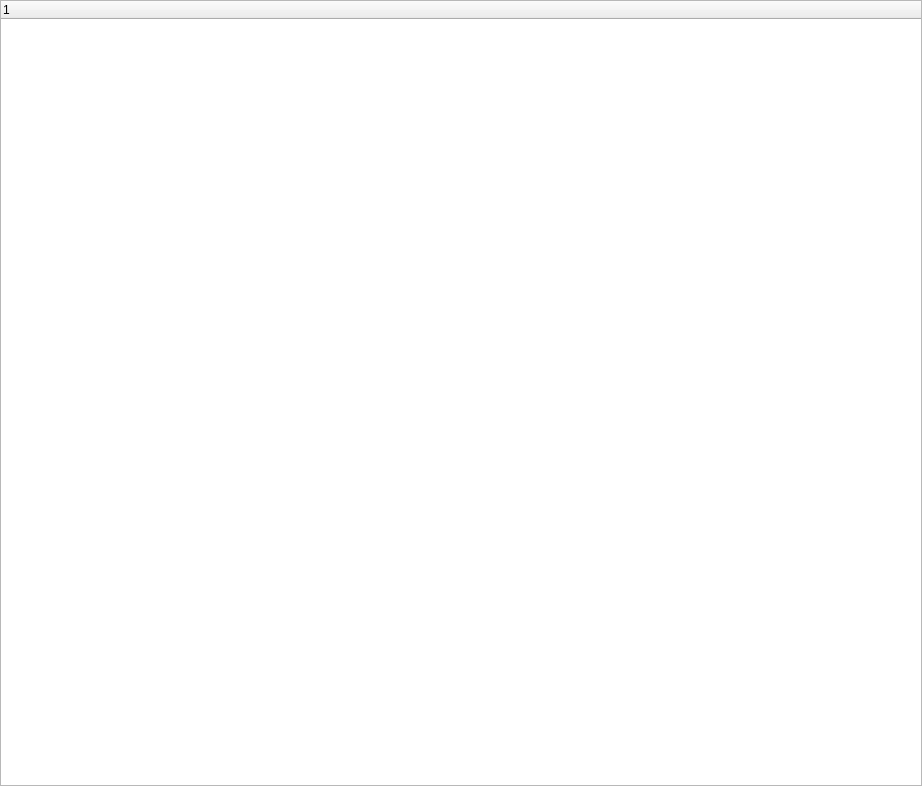
<?xml version="1.0" encoding="UTF-8"?>
<ui version="4.0">
 <class>Form</class>
 <widget class="QWidget" name="Form">
  <property name="geometry">
   <rect>
    <x>0</x>
    <y>0</y>
    <width>922</width>
    <height>786</height>
   </rect>
  </property>
  <property name="windowTitle">
   <string>Form</string>
  </property>
  <layout class="QVBoxLayout" name="verticalLayout">
   <property name="spacing">
    <number>0</number>
   </property>
   <property name="leftMargin">
    <number>0</number>
   </property>
   <property name="topMargin">
    <number>0</number>
   </property>
   <property name="rightMargin">
    <number>0</number>
   </property>
   <property name="bottomMargin">
    <number>0</number>
   </property>
   <item>
    <widget class="QTreeWidget" name="treeWidget">
     <property name="styleSheet">
      <string notr="true">QTreeWidgetItem *{
	padding: 10px;
}
</string>
     </property>
     <attribute name="headerVisible">
      <bool>true</bool>
     </attribute>
     <attribute name="headerStretchLastSection">
      <bool>true</bool>
     </attribute>
    </widget>
   </item>
  </layout>
 </widget>
 <resources/>
 <connections/>
</ui>
